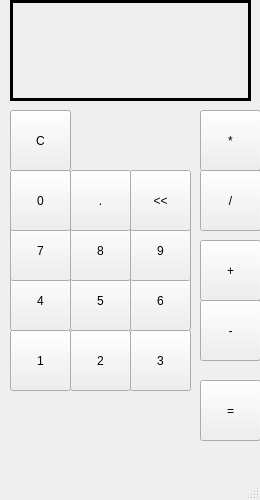
<?xml version="1.0" encoding="UTF-8"?>
<ui version="4.0">
 <class>MainWindow</class>
 <widget class="QMainWindow" name="MainWindow">
  <property name="geometry">
   <rect>
    <x>0</x>
    <y>0</y>
    <width>260</width>
    <height>500</height>
   </rect>
  </property>
  <property name="minimumSize">
   <size>
    <width>260</width>
    <height>500</height>
   </size>
  </property>
  <property name="maximumSize">
   <size>
    <width>260</width>
    <height>500</height>
   </size>
  </property>
  <property name="windowTitle">
   <string>MainWindow</string>
  </property>
  <widget class="QWidget" name="centralwidget">
   <widget class="QLabel" name="outputLabel">
    <property name="geometry">
     <rect>
      <x>10</x>
      <y>0</y>
      <width>241</width>
      <height>101</height>
     </rect>
    </property>
    <property name="font">
     <font>
      <pointsize>36</pointsize>
     </font>
    </property>
    <property name="frameShape">
     <enum>QFrame::Box</enum>
    </property>
    <property name="frameShadow">
     <enum>QFrame::Plain</enum>
    </property>
    <property name="lineWidth">
     <number>3</number>
    </property>
    <property name="text">
     <string/>
    </property>
    <property name="alignment">
     <set>Qt::AlignRight|Qt::AlignTrailing|Qt::AlignVCenter</set>
    </property>
    <property name="margin">
     <number>5</number>
    </property>
   </widget>
   <widget class="QPushButton" name="oneButton">
    <property name="geometry">
     <rect>
      <x>10</x>
      <y>330</y>
      <width>61</width>
      <height>61</height>
     </rect>
    </property>
    <property name="text">
     <string>1</string>
    </property>
   </widget>
   <widget class="QPushButton" name="twoButton">
    <property name="geometry">
     <rect>
      <x>70</x>
      <y>330</y>
      <width>61</width>
      <height>61</height>
     </rect>
    </property>
    <property name="text">
     <string>2</string>
    </property>
   </widget>
   <widget class="QPushButton" name="threeButton">
    <property name="geometry">
     <rect>
      <x>130</x>
      <y>330</y>
      <width>61</width>
      <height>61</height>
     </rect>
    </property>
    <property name="text">
     <string>3</string>
    </property>
   </widget>
   <widget class="QPushButton" name="fourButton">
    <property name="geometry">
     <rect>
      <x>10</x>
      <y>270</y>
      <width>61</width>
      <height>61</height>
     </rect>
    </property>
    <property name="text">
     <string>4</string>
    </property>
   </widget>
   <widget class="QPushButton" name="fiveButton">
    <property name="geometry">
     <rect>
      <x>70</x>
      <y>270</y>
      <width>61</width>
      <height>61</height>
     </rect>
    </property>
    <property name="text">
     <string>5</string>
    </property>
   </widget>
   <widget class="QPushButton" name="sixButton">
    <property name="geometry">
     <rect>
      <x>130</x>
      <y>270</y>
      <width>61</width>
      <height>61</height>
     </rect>
    </property>
    <property name="text">
     <string>6</string>
    </property>
   </widget>
   <widget class="QPushButton" name="sevenButton">
    <property name="geometry">
     <rect>
      <x>10</x>
      <y>220</y>
      <width>61</width>
      <height>61</height>
     </rect>
    </property>
    <property name="text">
     <string>7</string>
    </property>
   </widget>
   <widget class="QPushButton" name="eightButton">
    <property name="geometry">
     <rect>
      <x>70</x>
      <y>220</y>
      <width>61</width>
      <height>61</height>
     </rect>
    </property>
    <property name="text">
     <string>8</string>
    </property>
   </widget>
   <widget class="QPushButton" name="nineButton">
    <property name="geometry">
     <rect>
      <x>130</x>
      <y>220</y>
      <width>61</width>
      <height>61</height>
     </rect>
    </property>
    <property name="text">
     <string>9</string>
    </property>
   </widget>
   <widget class="QPushButton" name="decimalButton">
    <property name="geometry">
     <rect>
      <x>70</x>
      <y>170</y>
      <width>61</width>
      <height>61</height>
     </rect>
    </property>
    <property name="text">
     <string>.</string>
    </property>
   </widget>
   <widget class="QPushButton" name="clearButton">
    <property name="geometry">
     <rect>
      <x>10</x>
      <y>110</y>
      <width>61</width>
      <height>61</height>
     </rect>
    </property>
    <property name="text">
     <string>C</string>
    </property>
   </widget>
   <widget class="QPushButton" name="addButton">
    <property name="geometry">
     <rect>
      <x>200</x>
      <y>240</y>
      <width>61</width>
      <height>61</height>
     </rect>
    </property>
    <property name="text">
     <string>+</string>
    </property>
   </widget>
   <widget class="QPushButton" name="minusButton">
    <property name="geometry">
     <rect>
      <x>200</x>
      <y>300</y>
      <width>61</width>
      <height>61</height>
     </rect>
    </property>
    <property name="text">
     <string>-</string>
    </property>
   </widget>
   <widget class="QPushButton" name="multiplyButton">
    <property name="geometry">
     <rect>
      <x>200</x>
      <y>110</y>
      <width>61</width>
      <height>61</height>
     </rect>
    </property>
    <property name="text">
     <string>*</string>
    </property>
   </widget>
   <widget class="QPushButton" name="divideButton">
    <property name="geometry">
     <rect>
      <x>200</x>
      <y>170</y>
      <width>61</width>
      <height>61</height>
     </rect>
    </property>
    <property name="text">
     <string>/</string>
    </property>
   </widget>
   <widget class="QPushButton" name="equalButton">
    <property name="geometry">
     <rect>
      <x>200</x>
      <y>380</y>
      <width>61</width>
      <height>61</height>
     </rect>
    </property>
    <property name="text">
     <string>=</string>
    </property>
   </widget>
   <widget class="QPushButton" name="zeroButton">
    <property name="geometry">
     <rect>
      <x>10</x>
      <y>170</y>
      <width>61</width>
      <height>61</height>
     </rect>
    </property>
    <property name="text">
     <string>0</string>
    </property>
   </widget>
   <widget class="QPushButton" name="backButton">
    <property name="geometry">
     <rect>
      <x>130</x>
      <y>170</y>
      <width>61</width>
      <height>61</height>
     </rect>
    </property>
    <property name="text">
     <string>&lt;&lt;</string>
    </property>
   </widget>
  </widget>
  <widget class="QMenuBar" name="menubar">
   <property name="geometry">
    <rect>
     <x>0</x>
     <y>0</y>
     <width>260</width>
     <height>36</height>
    </rect>
   </property>
  </widget>
  <widget class="QStatusBar" name="statusbar"/>
 </widget>
 <resources/>
 <connections/>
</ui>
